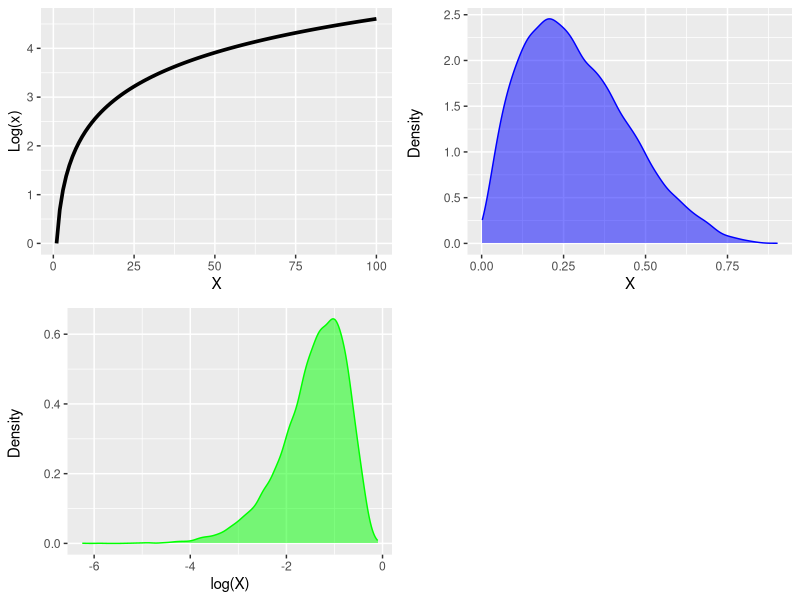

The R source for this figure:
## ---- chunk 1
library(tidyverse)
library(kableExtra)
library(cowplot)
## ---- chunk 2
func_xy <- tibble(
  x = c(1,1,1,2,2,2,3,3,3),
  y = c(1,2,3,1,2,3,1,2,3)
)

kable(func_xy) %>%
  kable_styling(bootstrap_options = "striped", full_width = F)
## ---- chunk 3
func_xy2 <- tibble(
  x = c(1,1,1,2,2,2,3,3,3),
  y = c(1,2,3,1,2,3,1,2,3),
  "f(x,y)" = 10 + (x*y)
)

kable(func_xy2) %>%
  kable_styling(bootstrap_options = "striped", full_width = F)
## ---- chunk 4
tran <- tibble(
  x = c(rbeta(10000, 2,5)),
  x2 = log(x)
)


log1 <- function(x) log(x)
datX <- tibble(
  x = c(1:100)
)

func_plot <- ggplot(datX, aes(x)) + 
  stat_function(fun = log1, size = 1.25) +
  xlab("X") +
  ylab("Log(x)")

px <- ggplot(tran, aes(x=x)) +
  geom_density(alpha = .5, colour = "blue", fill = "blue") +
  ylab("Density \n") +
  xlab("X")

px2 <- ggplot(tran, aes(x=x2)) +
  geom_density(alpha = .5, colour = "green", fill = "green") +
  ylab("Density \n") +
  xlab("log(X)")

plot_grid(func_plot, px, px2, label_size = 12)
